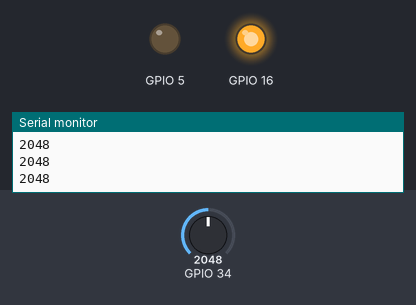
Simulated run of this sketch. Board: ESP32. Shown: output pins drawn as LEDs (lit = HIGH), the last lines printed to the serial monitor. The test bench sets the inputs (shaded band); at power-on: GPIO 34 = 2048. WiFi joins after 1.5 s; servers stay silent unless stated.

Above: at 3.0 s.
3.1 s: GPIO 34 set to 3462
4.6 s: GPIO 34 set to 3540
At 5.6 s:
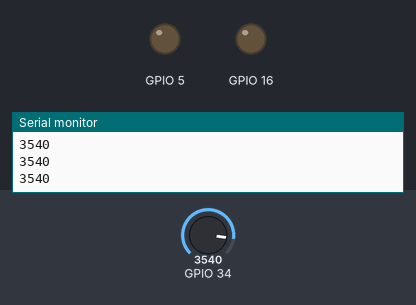
6.1 s: GPIO 34 set to 3460
At 6.7 s:
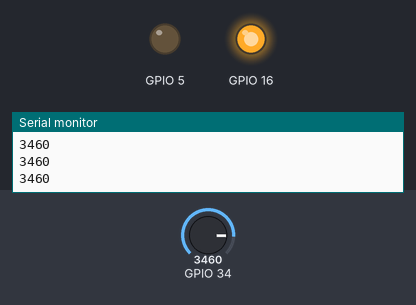
7.6 s: GPIO 34 set to 3603
At 9.0 s:
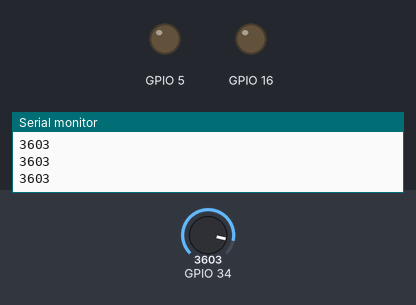
Timing chart, 0 to 10.1 s (numbered marks = the images above; inputs shaded):
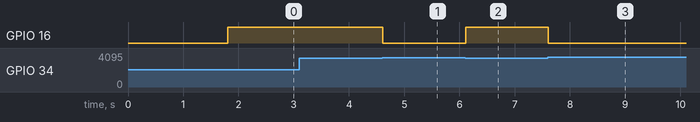

The sketch:

Gas_IoT.ino
```cpp
#define BLYNK_PRINT Serial
#include <WiFi.h>
#include <BlynkSimpleEsp32.h>
  /*BlynkTimer cho phép bạn gửi dữ liệu định kỳ với khoảng thời gian nhất định mà không ảnh hưởng đến quy trình*/
BlynkTimer timer;
  /* kết nối auth token, name wifi, password*/
char auth[] = "QVJukjVKzxx0WRB-IFjva9SeNpp6nq-f";
char ssid[] = "huy";
char pass[] = "quanghuy123";

int n;

void setup()
{
     /* khai báo serial tốc độ là 9600 mỗi giây*/
  Serial.begin(9600);
  Blynk.begin(auth, ssid, pass);
    /*thiết lập đầu ra của Led*/
  pinMode(16,OUTPUT);
  pinMode(5,OUTPUT);
    /*Xác định thời gian gửi dữ liệu lên server Blynk, 1s gửi dữ liệu 1 lần*/
  timer.setInterval(1000L, sendUptime);
}


void sendUptime()
{
  /*gửi giá trị đến Blynk với Pin là V1 và n là giá trị*/
  Blynk.virtualWrite(V1, n);
}

void loop()
{
  Blynk.run();
  timer.run();

  /*n đọc giá trị của chân 34*/
  n=analogRead(34);
  Serial.println(n);

  /*Nếu lớn hơn 3500 thì tắt led ở chân 16*/
  if(n>3500)
  {
     digitalWrite(16,LOW);
    /*digitalWrite(5,HIGH);   */
  }
  /*Nếu nhỏ hơn 3500 thì sáng led ở chân 16*/
  if(n<3500)
  {
      digitalWrite(16,HIGH);
      /*digitalWrite(5,LOW);*/
  }

}
```

Measured:
- the behaviour switches between 3500 and 3501 on GPIO 34 (found by bisection; images 0 and 1)
- after the input at 4.6 s, GPIO 16: HIGH → LOW at once
- after the input at 6.1 s, GPIO 16: LOW → HIGH at once
- after the input at 7.6 s, GPIO 16: HIGH → LOW at once
